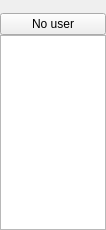
<?xml version="1.0" encoding="UTF-8"?>
<ui version="4.0">
 <class>UserinfoForm</class>
 <widget class="QDockWidget" name="UserinfoForm">
  <property name="geometry">
   <rect>
    <x>0</x>
    <y>0</y>
    <width>106</width>
    <height>230</height>
   </rect>
  </property>
  <property name="windowTitle">
   <string>User info</string>
  </property>
  <widget class="QWidget" name="dockWidgetContents">
   <layout class="QVBoxLayout" name="verticalLayout">
    <property name="spacing">
     <number>0</number>
    </property>
    <property name="sizeConstraint">
     <enum>QLayout::SetDefaultConstraint</enum>
    </property>
    <property name="margin">
     <number>0</number>
    </property>
    <item>
     <widget class="QLabel" name="label">
      <property name="sizePolicy">
       <sizepolicy hsizetype="Minimum" vsizetype="Preferred">
        <horstretch>0</horstretch>
        <verstretch>0</verstretch>
       </sizepolicy>
      </property>
      <property name="minimumSize">
       <size>
        <width>10</width>
        <height>10</height>
       </size>
      </property>
      <property name="baseSize">
       <size>
        <width>10</width>
        <height>10</height>
       </size>
      </property>
      <property name="font">
       <font>
        <pointsize>8</pointsize>
       </font>
      </property>
      <property name="text">
       <string/>
      </property>
     </widget>
    </item>
    <item>
     <widget class="QPushButton" name="pushButton">
      <property name="text">
       <string notr="true">No user</string>
      </property>
     </widget>
    </item>
    <item>
     <widget class="QTableWidget" name="tableWidget">
      <property name="font">
       <font>
        <family>Bitstream Vera Sans</family>
        <pointsize>9</pointsize>
       </font>
      </property>
      <attribute name="verticalHeaderMinimumSectionSize">
       <number>19</number>
      </attribute>
     </widget>
    </item>
   </layout>
  </widget>
 </widget>
 <resources/>
 <connections/>
</ui>
